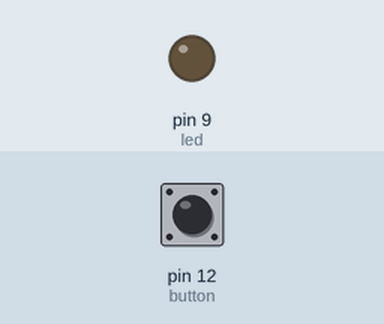
The sketch below on a simulated Arduino Uno, built with avr-gcc and run on an emulated ATmega328P. Shown: output pins drawn as LEDs (lit = HIGH). The inputs (shaded band) are chosen by the test bench; at power-on: pin 12 (button) HIGH.

Above: at 1.2 s.
1.3 s: pin 12 (button) pulled LOW for 0.15 s
At 1.37 s:
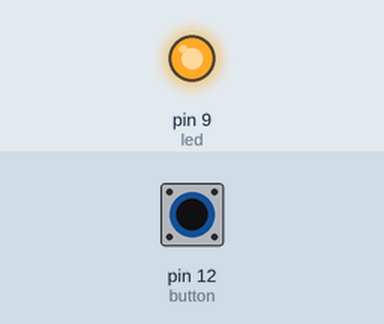
2.9 s: pin 12 (button) pulled LOW for 3.2 s
At 6.5 s:
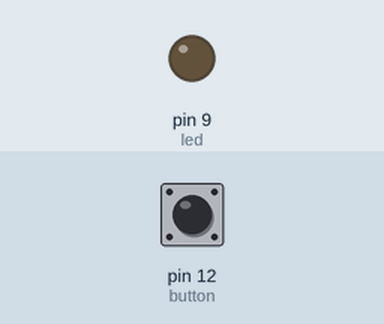
Timing chart, 0 to 8.0 s (numbered marks = the images above; inputs shaded):
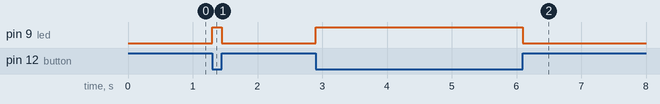

The sketch:

Button.ino
```cpp
int led = 9;
int button = 12;
void setup() {
  // put your setup code here, to run once:
pinMode (button, INPUT);
pinMode (led, OUTPUT);
}

void loop() {
  // put your main code here, to run repeatedly:
int pushed = digitalRead(button);
if (pushed == LOW)
{
 digitalWrite(led, HIGH);
}
else
{
digitalWrite(led,LOW);}
}
```

Measured:
- after the input at 1.3 s, pin 9 (led): LOW → HIGH at once, → LOW 0.15 s later
- after the input at 2.9 s, pin 9 (led): LOW → HIGH at once, → LOW 3.2 s later
